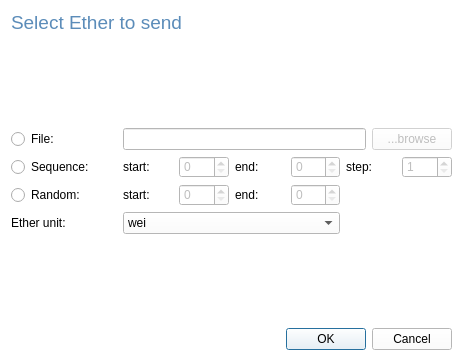
<?xml version="1.0" encoding="UTF-8"?>
<ui version="4.0">
 <class>Dialog</class>
 <widget class="QDialog" name="Dialog">
  <property name="geometry">
   <rect>
    <x>0</x>
    <y>0</y>
    <width>463</width>
    <height>361</height>
   </rect>
  </property>
  <property name="sizePolicy">
   <sizepolicy hsizetype="Preferred" vsizetype="Preferred">
    <horstretch>0</horstretch>
    <verstretch>0</verstretch>
   </sizepolicy>
  </property>
  <property name="maximumSize">
   <size>
    <width>500</width>
    <height>400</height>
   </size>
  </property>
  <property name="windowTitle">
   <string>Dialog</string>
  </property>
  <property name="autoFillBackground">
   <bool>false</bool>
  </property>
  <property name="styleSheet">
   <string notr="true">background-color: white</string>
  </property>
  <layout class="QVBoxLayout" name="verticalLayout">
   <item>
    <widget class="QLabel" name="label">
     <property name="sizePolicy">
      <sizepolicy hsizetype="Preferred" vsizetype="Fixed">
       <horstretch>0</horstretch>
       <verstretch>0</verstretch>
      </sizepolicy>
     </property>
     <property name="text">
      <string>&lt;html&gt;&lt;head/&gt;&lt;body&gt;&lt;p&gt;&lt;span style=&quot; font-size:14pt; color:#5b8cb9;&quot;&gt;Select Ether to send&lt;/span&gt;&lt;/p&gt;&lt;/body&gt;&lt;/html&gt;</string>
     </property>
    </widget>
   </item>
   <item>
    <spacer name="verticalSpacer">
     <property name="orientation">
      <enum>Qt::Vertical</enum>
     </property>
     <property name="sizeHint" stdset="0">
      <size>
       <width>20</width>
       <height>40</height>
      </size>
     </property>
    </spacer>
   </item>
   <item>
    <layout class="QGridLayout" name="gridLayout">
     <item row="0" column="0">
      <widget class="QRadioButton" name="radioButton">
       <property name="text">
        <string>File:</string>
       </property>
      </widget>
     </item>
     <item row="0" column="1" colspan="3">
      <layout class="QHBoxLayout" name="horizontalLayout">
       <item>
        <widget class="QLineEdit" name="lineEdit">
         <property name="enabled">
          <bool>false</bool>
         </property>
        </widget>
       </item>
       <item>
        <widget class="QPushButton" name="pushButton">
         <property name="enabled">
          <bool>false</bool>
         </property>
         <property name="text">
          <string>...browse</string>
         </property>
        </widget>
       </item>
      </layout>
     </item>
     <item row="1" column="0">
      <widget class="QRadioButton" name="radioButton_2">
       <property name="text">
        <string>Sequence:</string>
       </property>
      </widget>
     </item>
     <item row="1" column="1">
      <layout class="QHBoxLayout" name="horizontalLayout_2">
       <item>
        <widget class="QLabel" name="label_5">
         <property name="text">
          <string>start:</string>
         </property>
        </widget>
       </item>
       <item>
        <widget class="QSpinBox" name="spinBox">
         <property name="enabled">
          <bool>false</bool>
         </property>
        </widget>
       </item>
      </layout>
     </item>
     <item row="1" column="2">
      <layout class="QHBoxLayout" name="horizontalLayout_3">
       <item>
        <widget class="QLabel" name="label_6">
         <property name="text">
          <string>end:</string>
         </property>
        </widget>
       </item>
       <item>
        <widget class="QSpinBox" name="spinBox_2">
         <property name="enabled">
          <bool>false</bool>
         </property>
        </widget>
       </item>
      </layout>
     </item>
     <item row="1" column="3">
      <layout class="QHBoxLayout" name="horizontalLayout_4">
       <item>
        <widget class="QLabel" name="label_7">
         <property name="text">
          <string>step:</string>
         </property>
        </widget>
       </item>
       <item>
        <widget class="QSpinBox" name="spinBox_3">
         <property name="enabled">
          <bool>false</bool>
         </property>
         <property name="minimum">
          <number>1</number>
         </property>
        </widget>
       </item>
      </layout>
     </item>
     <item row="2" column="0">
      <widget class="QRadioButton" name="radioButton_3">
       <property name="text">
        <string>Random:</string>
       </property>
      </widget>
     </item>
     <item row="2" column="1">
      <layout class="QHBoxLayout" name="horizontalLayout_5">
       <item>
        <widget class="QLabel" name="label_8">
         <property name="text">
          <string>start:</string>
         </property>
        </widget>
       </item>
       <item>
        <widget class="QSpinBox" name="spinBox_4">
         <property name="enabled">
          <bool>false</bool>
         </property>
        </widget>
       </item>
      </layout>
     </item>
     <item row="2" column="2">
      <layout class="QHBoxLayout" name="horizontalLayout_6">
       <item>
        <widget class="QLabel" name="label_9">
         <property name="text">
          <string>end:</string>
         </property>
        </widget>
       </item>
       <item>
        <widget class="QSpinBox" name="spinBox_5">
         <property name="enabled">
          <bool>false</bool>
         </property>
        </widget>
       </item>
      </layout>
     </item>
     <item row="3" column="0">
      <widget class="QLabel" name="label_2">
       <property name="text">
        <string>Ether unit:</string>
       </property>
      </widget>
     </item>
     <item row="3" column="1" colspan="2">
      <widget class="QComboBox" name="comboBox">
       <property name="enabled">
        <bool>true</bool>
       </property>
       <property name="styleSheet">
        <string notr="true">background-color: white;</string>
       </property>
       <item>
        <property name="text">
         <string>wei</string>
        </property>
       </item>
       <item>
        <property name="text">
         <string>gwei</string>
        </property>
       </item>
       <item>
        <property name="text">
         <string>ether</string>
        </property>
       </item>
      </widget>
     </item>
    </layout>
   </item>
   <item>
    <spacer name="verticalSpacer_2">
     <property name="orientation">
      <enum>Qt::Vertical</enum>
     </property>
     <property name="sizeHint" stdset="0">
      <size>
       <width>20</width>
       <height>39</height>
      </size>
     </property>
    </spacer>
   </item>
   <item>
    <widget class="QDialogButtonBox" name="buttonBox">
     <property name="orientation">
      <enum>Qt::Horizontal</enum>
     </property>
     <property name="standardButtons">
      <set>QDialogButtonBox::Cancel|QDialogButtonBox::Ok</set>
     </property>
    </widget>
   </item>
  </layout>
 </widget>
 <resources/>
 <connections>
  <connection>
   <sender>buttonBox</sender>
   <signal>accepted()</signal>
   <receiver>Dialog</receiver>
   <slot>accept()</slot>
   <hints>
    <hint type="sourcelabel">
     <x>248</x>
     <y>254</y>
    </hint>
    <hint type="destinationlabel">
     <x>157</x>
     <y>274</y>
    </hint>
   </hints>
  </connection>
  <connection>
   <sender>buttonBox</sender>
   <signal>rejected()</signal>
   <receiver>Dialog</receiver>
   <slot>reject()</slot>
   <hints>
    <hint type="sourcelabel">
     <x>316</x>
     <y>260</y>
    </hint>
    <hint type="destinationlabel">
     <x>286</x>
     <y>274</y>
    </hint>
   </hints>
  </connection>
 </connections>
</ui>
